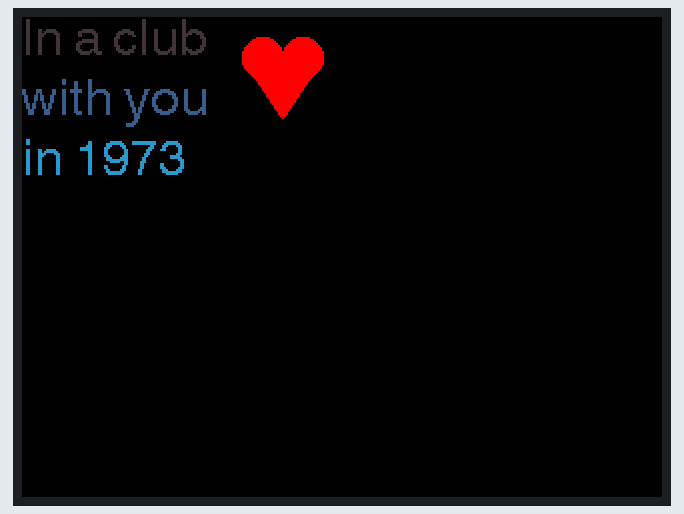
Recording of a sketch running on a simulated ESP32. On the bench: 320×240 colour display. Random numbers use the default seed unless the sketch sets one.

Above: at 0.4 s.
At 4.6 s:
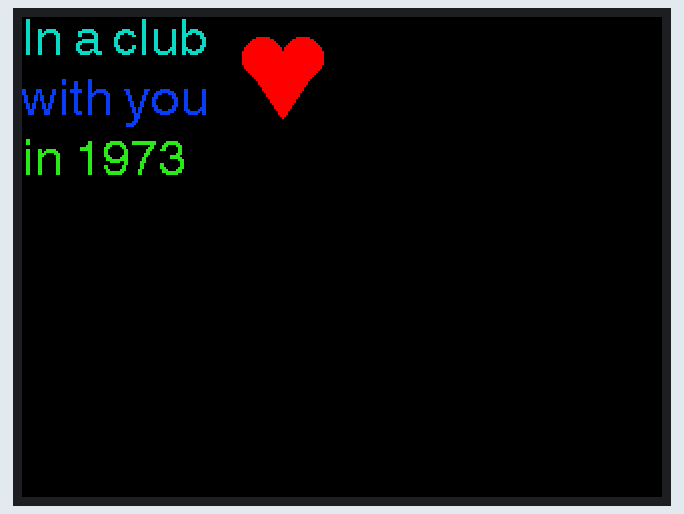
At 8.7 s:
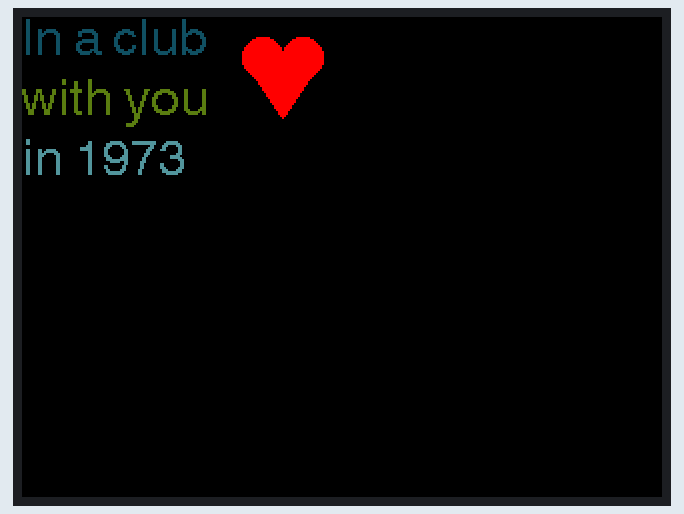
At 19.2 s:
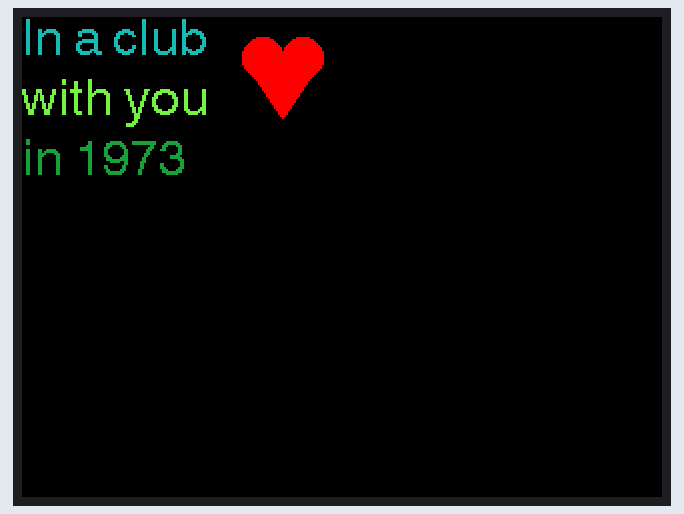
At 27.6 s:
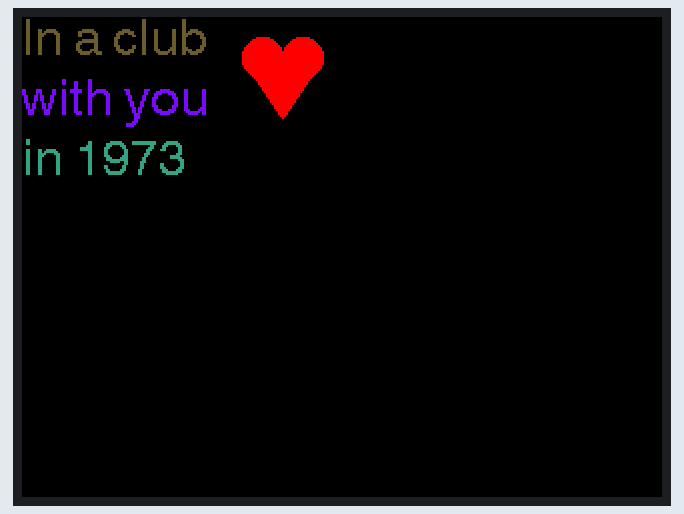
At 38.0 s:
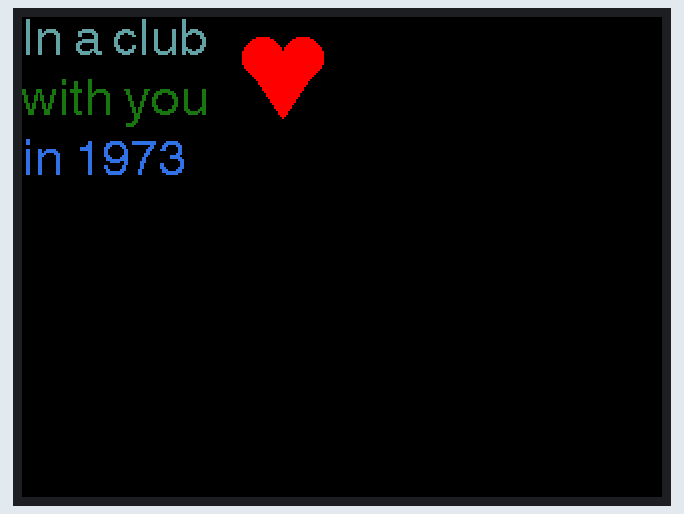

The sketch:

module1.ino
```cpp
#include <TFT_eSPI.h> //Graphics and font lib
#include <SPI.h>
#include "esp_sleep.h" //ESP32 sleep functionality

TFT_eSPI tft = TFT_eSPI();  //Invoke library, pins defined in User_Setup.h

#define DISPLAY_TIME_MS 10 * 60 * 1000 // 10 minutes in milliseconds
#define SLEEP_TIME_US (20 * 60 * 1000000ULL) // 20 minutes in microseconds

//generate a random color
unsigned int generateRandomColor() {
  return rand() % 0xFFFF;
}

void setup() {
  tft.init();
  tft.setRotation(1);
  //black background
  tft.fillScreen(TFT_BLACK);

  //deep sleep timer
  esp_sleep_enable_timer_wakeup(SLEEP_TIME_US);
}

void loop() {
  //record start time
  unsigned long startMillis = millis();

  //ensuring that current time is less than 10 minutes
  while (millis() - startMillis < DISPLAY_TIME_MS) {
    // Display the text with randomly generated colors
    displayTextWithRandomColors();

    //draw heart after updating the text
    int heartSize = 10;
    int x = 120;
    int y = 20;
    drawHeart(x, y, heartSize);

    //change text color every 2 secs
    delay(2000); //
  }

  //post display for the 10 mins, go to deep sleep
  //for energy consumption
  goToDeepSleep();
}

void displayTextWithRandomColors() {
  //black background
  tft.fillScreen(TFT_BLACK);

  //"In a club" with random color
  tft.setCursor(0, 0, 2);
  tft.setTextColor(generateRandomColor(), TFT_BLACK);
  tft.setTextFont(4);
  tft.println("In a club");

  //"with you" with another random color
  tft.setCursor(0, 30, 2); // Adjust Y position as needed
  tft.setTextColor(generateRandomColor(), TFT_BLACK);
  tft.setTextFont(4);
  tft.println("with you");

  //"in 1973" with another random color
  tft.setCursor(0, 60, 2); // Adjust Y position as needed
  tft.setTextColor(generateRandomColor(), TFT_BLACK);
  tft.setTextFont(4);
  tft.println("in 1973");
}

void drawHeart(int x, int y, int size) {
  //top left circle
  tft.fillCircle(x, y, size, TFT_RED);
  //top right circle
  tft.fillCircle(x + 2*size, y, size, TFT_RED);
  //Bottom triangle to fill heart
  tft.fillTriangle(x - size, y, x + 3*size, y, x + size, y + 3*size, TFT_RED);
}

void goToDeepSleep() {
  //deep sleep mode
  esp_deep_sleep_start();
}
```

Measured:
- what the display in image 0 shows lasts 2.1 s, from 0.3 s to 2.4 s
